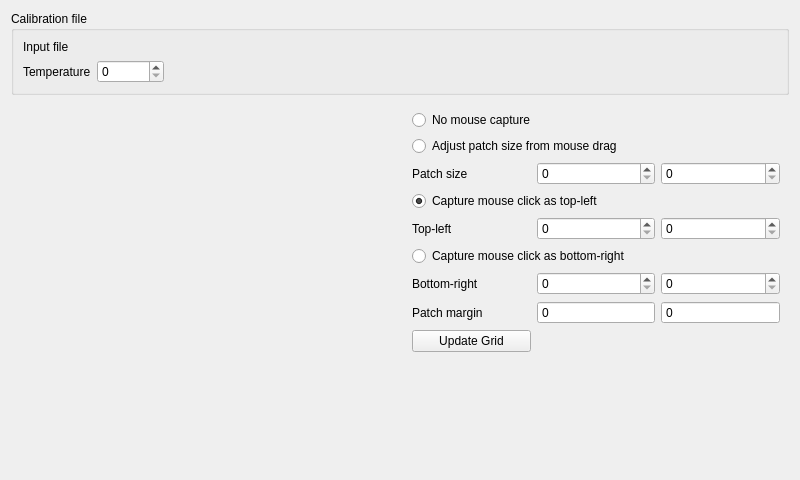
<?xml version="1.0" encoding="UTF-8"?>
<ui version="4.0">
 <class>CCMConfig</class>
 <widget class="QWidget" name="CCMConfig">
  <property name="geometry">
   <rect>
    <x>0</x>
    <y>0</y>
    <width>800</width>
    <height>480</height>
   </rect>
  </property>
  <property name="minimumSize">
   <size>
    <width>50</width>
    <height>0</height>
   </size>
  </property>
  <property name="windowTitle">
   <string>CCM Configuration</string>
  </property>
  <layout class="QGridLayout" name="ccmconfig_lay">
   <item row="1" column="1">
    <widget class="QWidget" name="ccmParam" native="true">
     <layout class="QGridLayout" name="gridLayout">
      <item row="5" column="0" colspan="3">
       <widget class="QRadioButton" name="bottomRightMouse">
        <property name="text">
         <string>Capture mouse click as bottom-right</string>
        </property>
       </widget>
      </item>
      <item row="4" column="2">
       <widget class="QSpinBox" name="top">
        <property name="maximum">
         <number>65535</number>
        </property>
       </widget>
      </item>
      <item row="6" column="2">
       <widget class="QSpinBox" name="bottom">
        <property name="maximum">
         <number>65535</number>
        </property>
       </widget>
      </item>
      <item row="0" column="0" colspan="3">
       <widget class="QRadioButton" name="noMouse">
        <property name="text">
         <string>No mouse capture</string>
        </property>
       </widget>
      </item>
      <item row="1" column="0" colspan="3">
       <widget class="QRadioButton" name="sizeMouse">
        <property name="text">
         <string>Adjust patch size from mouse drag</string>
        </property>
       </widget>
      </item>
      <item row="2" column="0">
       <widget class="QLabel" name="label_3">
        <property name="text">
         <string>Patch size</string>
        </property>
       </widget>
      </item>
      <item row="2" column="1">
       <widget class="QSpinBox" name="patchWidth">
        <property name="maximum">
         <number>65535</number>
        </property>
       </widget>
      </item>
      <item row="2" column="2">
       <widget class="QSpinBox" name="patchHeight">
        <property name="maximum">
         <number>65535</number>
        </property>
       </widget>
      </item>
      <item row="3" column="0" colspan="3">
       <widget class="QRadioButton" name="topleftMouse">
        <property name="text">
         <string>Capture mouse click as top-left</string>
        </property>
        <property name="checked">
         <bool>true</bool>
        </property>
       </widget>
      </item>
      <item row="4" column="0">
       <widget class="QLabel" name="label">
        <property name="text">
         <string>Top-left</string>
        </property>
       </widget>
      </item>
      <item row="4" column="1">
       <widget class="QSpinBox" name="left">
        <property name="maximum">
         <number>65535</number>
        </property>
       </widget>
      </item>
      <item row="6" column="0">
       <widget class="QLabel" name="label_2">
        <property name="text">
         <string>Bottom-right</string>
        </property>
       </widget>
      </item>
      <item row="6" column="1">
       <widget class="QSpinBox" name="right">
        <property name="maximum">
         <number>65535</number>
        </property>
       </widget>
      </item>
      <item row="7" column="0">
       <widget class="QLabel" name="label_7">
        <property name="text">
         <string>Patch margin</string>
        </property>
       </widget>
      </item>
      <item row="7" column="1">
       <widget class="QSpinBox" name="hMargin">
        <property name="readOnly">
         <bool>true</bool>
        </property>
        <property name="buttonSymbols">
         <enum>QAbstractSpinBox::NoButtons</enum>
        </property>
        <property name="maximum">
         <number>65535</number>
        </property>
       </widget>
      </item>
      <item row="7" column="2">
       <widget class="QSpinBox" name="vMargin">
        <property name="readOnly">
         <bool>true</bool>
        </property>
        <property name="buttonSymbols">
         <enum>QAbstractSpinBox::NoButtons</enum>
        </property>
        <property name="maximum">
         <number>65535</number>
        </property>
       </widget>
      </item>
      <item row="8" column="0">
       <widget class="QPushButton" name="update_btn">
        <property name="text">
         <string>Update Grid</string>
        </property>
       </widget>
      </item>
      <item row="9" column="0">
       <spacer name="verticalSpacer">
        <property name="orientation">
         <enum>Qt::Vertical</enum>
        </property>
        <property name="sizeHint" stdset="0">
         <size>
          <width>20</width>
          <height>40</height>
         </size>
        </property>
       </spacer>
      </item>
     </layout>
    </widget>
   </item>
   <item row="0" column="0" colspan="2">
    <widget class="QGroupBox" name="file_grp">
     <property name="title">
      <string>Calibration file</string>
     </property>
     <property name="flat">
      <bool>true</bool>
     </property>
     <layout class="QGridLayout" name="filegrp_lay">
      <item row="0" column="0">
       <widget class="QLabel" name="inputFile_lbl">
        <property name="text">
         <string>Input file</string>
        </property>
       </widget>
      </item>
      <item row="1" column="1">
       <widget class="QSpinBox" name="temperature">
        <property name="maximum">
         <number>100000</number>
        </property>
       </widget>
      </item>
      <item row="1" column="0">
       <widget class="QLabel" name="temperature_lbl">
        <property name="text">
         <string>Temperature</string>
        </property>
       </widget>
      </item>
      <item row="1" column="2">
       <spacer name="horizontalSpacer">
        <property name="orientation">
         <enum>Qt::Horizontal</enum>
        </property>
        <property name="sizeHint" stdset="0">
         <size>
          <width>40</width>
          <height>20</height>
         </size>
        </property>
       </spacer>
      </item>
      <item row="0" column="1" colspan="2">
       <widget class="QtExtra::FileWidget" name="inputFile" native="true"/>
      </item>
     </layout>
    </widget>
   </item>
   <item row="1" column="0">
    <layout class="QVBoxLayout" name="imgview_lay"/>
   </item>
  </layout>
 </widget>
 <customwidgets>
  <customwidget>
   <class>QtExtra::FileWidget</class>
   <extends>QWidget</extends>
   <header location="global">QtExtra/filewidget.hpp</header>
   <container>1</container>
  </customwidget>
 </customwidgets>
 <tabstops>
  <tabstop>temperature</tabstop>
  <tabstop>noMouse</tabstop>
  <tabstop>sizeMouse</tabstop>
  <tabstop>patchWidth</tabstop>
  <tabstop>patchHeight</tabstop>
  <tabstop>topleftMouse</tabstop>
  <tabstop>left</tabstop>
  <tabstop>top</tabstop>
  <tabstop>bottomRightMouse</tabstop>
  <tabstop>right</tabstop>
  <tabstop>bottom</tabstop>
  <tabstop>hMargin</tabstop>
  <tabstop>vMargin</tabstop>
  <tabstop>update_btn</tabstop>
 </tabstops>
 <resources/>
 <connections/>
</ui>
